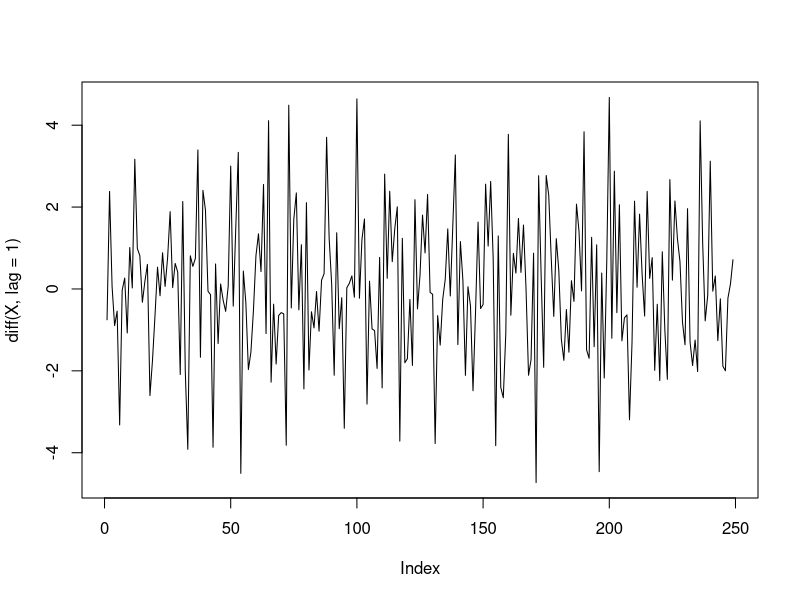

The R script that drew this image:
# homework #2: problem 2.c

# n is size of time series
n <- 250

w <- 0.5
beta0 <- 0
beta1 <- 0.05

# z(1),z(2) ~ N(0,1)
z <- rnorm(2, mean=0,sd=1)

# {e[t]}
e <- rnorm(n, mean=0,sd=1)

# {Y[t]} is the time series of interest
X <- vector(length=n)

for (t in 1:n)
{
    X[t] = beta0 + beta1*t + z[1]*cos(w*t) + z[2]*sin(w*t) + e[t]
}

pdf(file="plot2_d.pdf")
plot(diff(X,lag=1),type="l")
